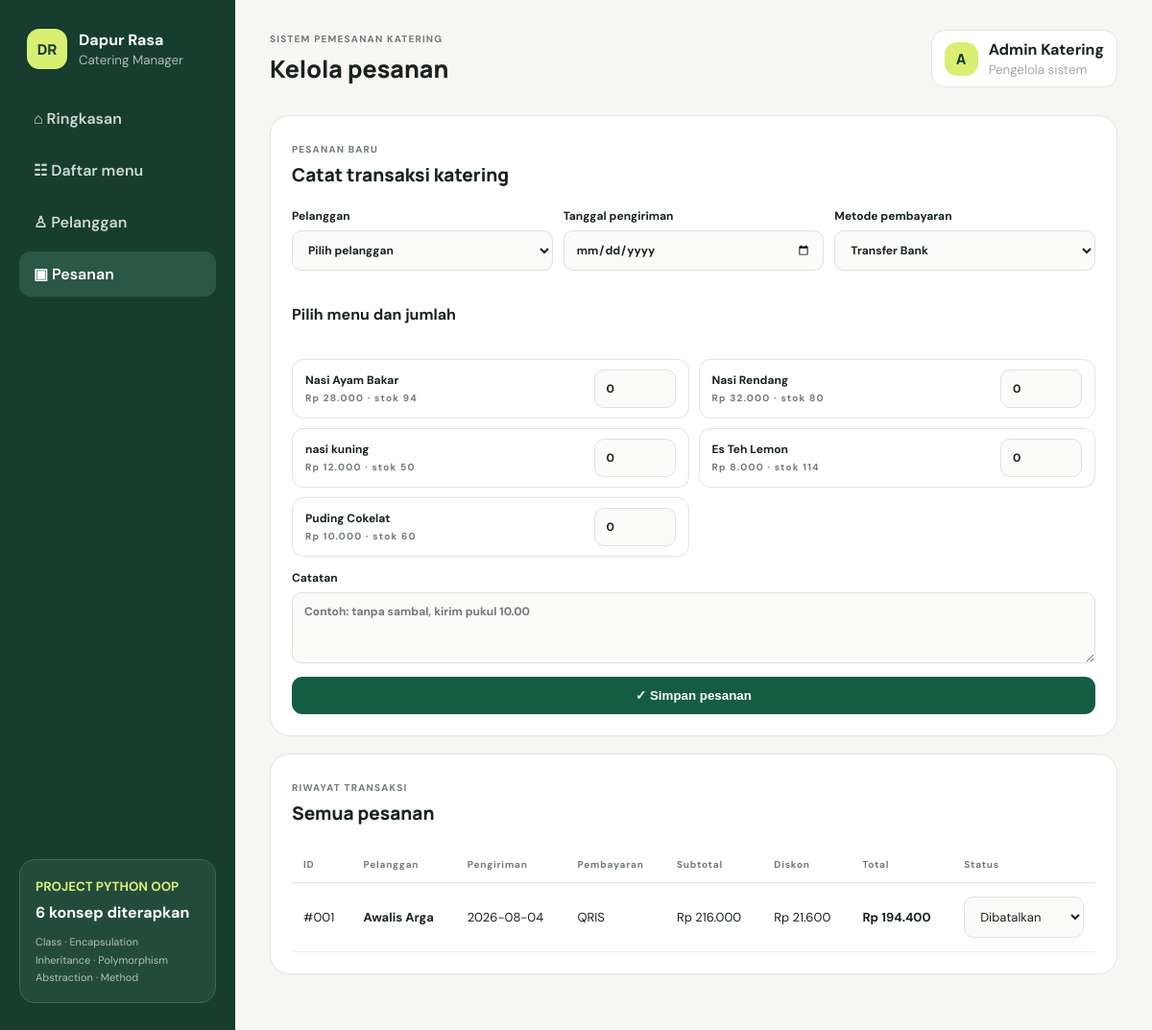
The page /orders on the database its author committed.
### tables this page shows
CREATE TABLE menus (
          id INTEGER PRIMARY KEY AUTOINCREMENT, name TEXT NOT NULL,
          category TEXT NOT NULL CHECK(category IN ('Makanan','Minuman','Snack')),
          price INTEGER NOT NULL CHECK(price >= 0), stock INTEGER NOT NULL CHECK(stock >= 0)
        );

CREATE TABLE orders (
          id INTEGER PRIMARY KEY AUTOINCREMENT, customer_id INTEGER NOT NULL,
          delivery_date TEXT NOT NULL, payment_method TEXT NOT NULL, notes TEXT,
          subtotal INTEGER NOT NULL, discount INTEGER NOT NULL, total INTEGER NOT NULL,
          status TEXT NOT NULL DEFAULT 'Baru', created_at TEXT NOT NULL,
          FOREIGN KEY(customer_id) REFERENCES customers(id)
        );

CREATE TABLE customers (
          id INTEGER PRIMARY KEY AUTOINCREMENT, name TEXT NOT NULL, phone TEXT NOT NULL,
          address TEXT NOT NULL, customer_type TEXT NOT NULL CHECK(customer_type IN ('regular','promo'))
        );

### app.py (the view)
@app.route("/orders", methods=["GET", "POST"])
def orders():
    if request.method == "POST":
        return execute(lambda: service.create_order(request.form), "Pesanan berhasil dibuat.", "orders")
    return render_template("orders.html", orders=repository.all_orders(), customers=repository.all_customers(), menus=repository.all_menus())

### database.py (called while the page is built)
    def connect(self):
        connection = sqlite3.connect(self.__path)
        connection.row_factory = sqlite3.Row
        connection.execute("PRAGMA foreign_keys = ON")
        return connection

    def all_menus(self):
        with self.db.connect() as conn:
            return conn.execute("SELECT * FROM menus ORDER BY category,name").fetchall()

    def all_customers(self):
        with self.db.connect() as conn:
            return conn.execute("SELECT * FROM customers ORDER BY id DESC").fetchall()

    def all_orders(self):
        with self.db.connect() as conn:
            return conn.execute("""SELECT o.*, c.name customer_name FROM orders o
              JOIN customers c ON c.id=o.customer_id ORDER BY o.id DESC""").fetchall()

### templates/orders.html
{% extends 'base.html' %}{% block title %}Pesanan · Dapur Rasa{% endblock %}{% block heading %}Kelola pesanan{% endblock %}{% block content %}<section class="card"><div class="card-head"><div><small>PESANAN BARU</small><h3>Catat transaksi katering</h3></div></div><form method="post" class="order-form"><div class="fields"><label>Pelanggan<select name="customer_id" required><option value="">Pilih pelanggan</option>{% for c in customers %}<option value="{{c.id}}">{{c.name}} · {{'Promo' if c.customer_type=='promo' else 'Reguler'}}</option>{% endfor %}</select></label><label>Tanggal pengiriman<input name="delivery_date" type="date" required></label><label>Metode pembayaran<select name="payment_method"><option>Transfer Bank</option><option>Tunai</option><option>QRIS</option></select></label></div><h4>Pilih menu dan jumlah</h4><div class="qty-grid">{% for m in menus %}<label><span>{{m.name}}<small>Rp {{'{:,.0f}'.format(m.price).replace(',','.')}} · stok {{m.stock}}</small></span><input name="qty_{{m.id}}" type="number" value="0" min="0" max="{{m.stock}}"></label>{% endfor %}</div><label>Catatan<textarea name="notes" placeholder="Contoh: tanpa sambal, kirim pukul 10.00"></textarea></label><button>✓ Simpan pesanan</button></form></section><section class="card orders-table"><div class="card-head"><div><small>RIWAYAT TRANSAKSI</small><h3>Semua pesanan</h3></div></div><table><thead><tr><th>ID</th><th>Pelanggan</th><th>Pengiriman</th><th>Pembayaran</th><th>Subtotal</th><th>Diskon</th><th>Total</th><th>Status</th></tr></thead><tbody>{% for o in orders %}<tr><td>#{{'%03d'|format(o.id)}}</td><td><b>{{o.customer_name}}</b></td><td>{{o.delivery_date}}</td><td>{{o.payment_method}}</td><td>Rp {{'{:,.0f}'.format(o.subtotal).replace(',','.')}}</td><td>Rp {{'{:,.0f}'.format(o.discount).replace(',','.')}}</td><td><b>Rp {{'{:,.0f}'.format(o.total).replace(',','.')}}</b></td><td><form method="post" action="{{url_for('order_status',order_id=o.id)}}"><select name="status" onchange="this.form.submit()">{% for s in ['Baru','Diproses','Selesai','Dibatalkan'] %}<option {{'selected' if s==o.status}}>{{s}}</option>{% endfor %}</select></form></td></tr>{% else %}<tr><td colspan="8" class="empty">Belum ada pesanan.</td></tr>{% endfor %}</tbody></table></section>{% endblock %}

### templates/base.html
<!doctype html><html lang="id"><head><meta charset="utf-8"><meta name="viewport" content="width=device-width,initial-scale=1">
<title>{% block title %}Dapur Rasa{% endblock %}</title><link rel="stylesheet" href="{{ url_for('static', filename='style.css') }}"></head>
<body><aside><div class="brand"><span>DR</span><div><b>Dapur Rasa</b><small>Catering Manager</small></div></div>
<nav><a class="{{'active' if request.endpoint=='dashboard'}}" href="{{url_for('dashboard')}}">⌂ Ringkasan</a><a class="{{'active' if request.endpoint=='menus'}}" href="{{url_for('menus')}}">☷ Daftar menu</a><a class="{{'active' if request.endpoint=='customers'}}" href="{{url_for('customers')}}">♙ Pelanggan</a><a class="{{'active' if request.endpoint=='orders'}}" href="{{url_for('orders')}}">▣ Pesanan</a></nav><div class="oop"><small>PROJECT PYTHON OOP</small><b>6 konsep diterapkan</b><p>Class · Encapsulation<br>Inheritance · Polymorphism<br>Abstraction · Method</p></div></aside>
<main><header><div><small>SISTEM PEMESANAN KATERING</small><h1>{% block heading %}{% endblock %}</h1></div><div class="admin"><span>A</span><div><b>Admin Katering</b><small>Pengelola sistem</small></div></div></header>
{% for category,message in get_flashed_messages(with_categories=true) %}<div class="flash {{category}}">{{message}}</div>{% endfor %}{% block content %}{% endblock %}</main></body></html>

### static/style.css (style rules this page uses)
:root { --ink:#18231d;--muted:#6f7b73;--green:#155d42;--cream:#f4f1e9;--lime:#d8ef73;--white:#fff;--line:#e4e5df;--danger:#b8453b }
* { box-sizing:border-box }
body { margin:0;background:#f6f7f3;color:var(--ink);font-family:'DM Sans',sans-serif }
aside { position:fixed;inset:0 auto 0 0;width:245px;background:#173d2f;color:#fff;padding:30px 20px;display:flex;flex-direction:column }
.brand { display:flex;gap:12px;align-items:center;padding:0 8px 28px }
.brand>span,.admin>span { display:grid;place-items:center;width:42px;height:42px;border-radius:13px;background:var(--lime);color:#173d2f;font:800 15px Manrope }
.brand div,.admin div { display:flex;flex-direction:column }
.brand small,.admin small { opacity:.65;margin-top:2px }
nav { display:grid;gap:7px }
nav a { color:#cdd9d3;text-decoration:none;padding:13px 15px;border-radius:12px;font-weight:600 }
nav a:hover,nav a.active { background:#2a5746;color:white }
.oop { margin-top:auto;background:#234b3c;border:1px solid #3f6758;padding:16px;border-radius:16px }
.oop small { color:var(--lime);font-weight:700 }
.oop b { display:block;margin-top:7px }
.oop p { color:#afc1b9;font-size:11px;line-height:1.7;margin-bottom:0 }
main { margin-left:245px;min-height:100vh;padding:28px 36px 60px }
header { display:flex;align-items:center;justify-content:space-between;margin-bottom:26px }
header h1 { font:800 25px Manrope;margin:5px 0 }
header>div>small,.card small,.form-card>small { letter-spacing:.12em;color:var(--muted);font-size:10px;font-weight:700 }
.admin { display:flex;gap:11px;align-items:center;background:white;border:1px solid var(--line);border-radius:14px;padding:9px 13px }
.admin>span { width:35px;height:35px }
.admin small { color:var(--muted) }
.button,button { border:0;background:var(--green);color:#fff;padding:12px 18px;border-radius:11px;font-weight:700;cursor:pointer }
.stats article,.card { background:var(--white);border:1px solid var(--line);border-radius:20px;padding:22px }
.card-head { display:flex;align-items:center;justify-content:space-between;margin-bottom:17px }
.card h3 { font:800 19px Manrope;margin:5px 0 }
table { width:100%;border-collapse:collapse }
th { text-align:left;color:var(--muted);font-size:10px;letter-spacing:.08em;padding:12px;border-bottom:1px solid var(--line) }
td { padding:14px 12px;border-bottom:1px solid #eff0ec;font-size:13px }
form { display:grid;gap:14px }
label { display:grid;gap:7px;font-size:12px;font-weight:700 }
input,select,textarea { width:100%;border:1px solid #dfe2dc;border-radius:10px;padding:11px 12px;background:#fbfcfa;font:inherit;color:var(--ink);outline:none }
textarea { min-height:74px;resize:vertical }
.fields { display:grid;grid-template-columns:repeat(2,1fr);gap:11px }
.order-form .fields { grid-template-columns:repeat(3,1fr) }
.qty-grid { display:grid;grid-template-columns:repeat(2,1fr);gap:10px }
.qty-grid label { grid-template-columns:1fr 85px;align-items:center;border:1px solid var(--line);border-radius:12px;padding:10px 13px }
.qty-grid small { display:block;margin-top:4px }
.orders-table { margin-top:18px;overflow-x:auto }

### rows shown on the page
menus: name "Nasi Ayam Bakar", price "28.000", stock "94"
menus: name "Nasi Rendang", price "32.000", stock "80"
menus: name "nasi kuning", price "12.000", stock "50"
menus: name "Es Teh Lemon", price "8.000", stock "114"
menus: name "Puding Cokelat", price "10.000", stock "60"
orders: id "001", customer_name "Awalis Arga", delivery_date "2026-08-04", payment_method "QRIS", subtotal "216.000", discount "21.600", total "194.400"

### other values the page prints
form field status "Dibatalkan"
